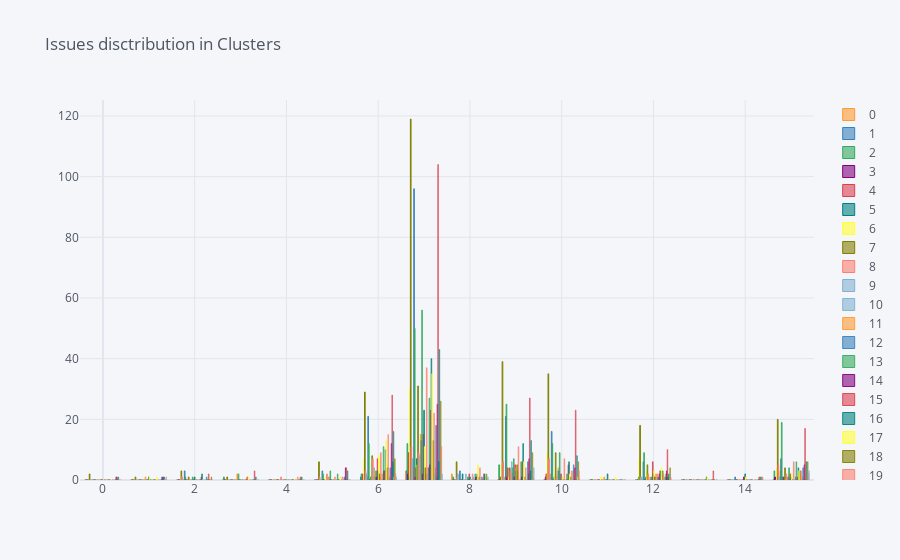

The code cell stored with this chart in its notebook:
### Code cell
dataset['data1']=data1
  dataset['data2']= data2
  pd.crosstab(dataset["Issue"],dataset['State']).iplot(kind='bar',title='Issues disctribution in Clusters')

### Figure 1 — Plotly figure (JSON) as saved in the notebook; plotly's stock layout.template omitted (floating-point values rounded to 4 significant figures)
{"data": [{"name": "0", "text": "", "y": [0, 0, 0, 0, 0, 0, 0, 3, 2, 0, 0, 0, 0, 0, 0, 0], "marker": {"color": "rgba(255, 153, 51, 0.6)", "line": {"color": "rgba(255, 153, 51, 1.0)", "width": 1}}, "x": [0, 1, 2, 3, 4, 5, 6, 7, 8, 9, 10, 11, 12, 13, 14, 15], "type": "bar", "orientation": "v"}, {"name": "1", "text": "", "y": [0, 0, 0, 0, 0, 0, 1, 3, 0, 0, 0, 0, 0, 0, 0, 0], "marker": {"color": "rgba(55, 128, 191, 0.6)", "line": {"color": "rgba(55, 128, 191, 1.0)", "width": 1}}, "x": [0, 1, 2, 3, 4, 5, 6, 7, 8, 9, 10, 11, 12, 13, 14, 15], "type": "bar", "orientation": "v"}, {"name": "2", "text": "", "y": [0, 0, 0, 1, 0, 0, 2, 12, 1, 5, 0, 0, 0, 0, 0, 3], "marker": {"color": "rgba(50, 171, 96, 0.6)", "line": {"color": "rgba(50, 171, 96, 1.0)", "width": 1}}, "x": [0, 1, 2, 3, 4, 5, 6, 7, 8, 9, 10, 11, 12, 13, 14, 15], "type": "bar", "orientation": "v"}, {"name": "3", "text": "", "y": [0, 0, 0, 0, 0, 0, 0, 2, 0, 0, 1, 0, 0, 0, 0, 1], "marker": {"color": "rgba(128, 0, 128, 0.6)", "line": {"color": "rgba(128, 0, 128, 1.0)", "width": 1}}, "x": [0, 1, 2, 3, 4, 5, 6, 7, 8, 9, 10, 11, 12, 13, 14, 15], "type": "bar", "orientation": "v"}, {"name": "4", "text": "", "y": [0, 0, 0, 0, 0, 0, 2, 9, 0, 1, 2, 0, 0, 0, 0, 0], "marker": {"color": "rgba(219, 64, 82, 0.6)", "line": {"color": "rgba(219, 64, 82, 1.0)", "width": 1}}, "x": [0, 1, 2, 3, 4, 5, 6, 7, 8, 9, 10, 11, 12, 13, 14, 15], "type": "bar", "orientation": "v"}, {"name": "5", "text": "", "y": [0, 0, 0, 0, 0, 0, 0, 1, 0, 0, 0, 0, 1, 0, 0, 0], "marker": {"color": "rgba(0, 128, 128, 0.6)", "line": {"color": "rgba(0, 128, 128, 1.0)", "width": 1}}, "x": [0, 1, 2, 3, 4, 5, 6, 7, 8, 9, 10, 11, 12, 13, 14, 15], "type": "bar", "orientation": "v"}, {"name": "6", "text": "", "y": [0, 0, 0, 0, 0, 0, 7, 30, 0, 5, 9, 0, 7, 0, 0, 4], "marker": {"color": "rgba(255, 255, 51, 0.6)", "line": {"color": "rgba(255, 255, 51, 1.0)", "width": 1}}, "x": [0, 1, 2, 3, 4, 5, 6, 7, 8, 9, 10, 11, 12, 13, 14, 15], "type": "bar", "orientation": "v"}, {"name": "7", "text": "", "y": [2, 1, 3, 1, 0, 6, 29, 119, 6, 39, 35, 0, 18, 0, 0, 20], "marker": {"color": "rgba(128, 128, 0, 0.6)", "line": {"color": "rgba(128, 128, 0, 1.0)", "width": 1}}, "x": [0, 1, 2, 3, 4, 5, 6, 7, 8, 9, 10, 11, 12, 13, 14, 15], "type": "bar", "orientation": "v"}, {"name": "8", "text": "", "y": [0, 0, 1, 0, 0, 1, 3, 11, 1, 6, 7, 0, 1, 0, 0, 5], "marker": {"color": "rgba(251, 128, 114, 0.6)", "line": {"color": "rgba(251, 128, 114, 1.0)", "width": 1}}, "x": [0, 1, 2, 3, 4, 5, 6, 7, 8, 9, 10, 11, 12, 13, 14, 15], "type": "bar", "orientation": "v"}, {"name": "9", "text": "", "y": [0, 0, 0, 0, 0, 0, 2, 4, 2, 1, 0, 0, 1, 0, 0, 1], "marker": {"color": "rgba(128, 177, 211, 0.6)", "line": {"color": "rgba(128, 177, 211, 1.0)", "width": 1}}, "x": [0, 1, 2, 3, 4, 5, 6, 7, 8, 9, 10, 11, 12, 13, 14, 15], "type": "bar", "orientation": "v"}, {"name": "10", "text": "", "y": [0, 0, 0, 0, 0, 0, 1, 7, 0, 0, 1, 0, 0, 0, 0, 1], "marker": {"color": "rgba(128, 177, 211, 0.6)", "line": {"color": "rgba(128, 177, 211, 0.8999999999999999)", "width": 1}}, "x": [0, 1, 2, 3, 4, 5, 6, 7, 8, 9, 10, 11, 12, 13, 14, 15], "type": "bar", "orientation": "v"}, {"name": "11", "text": "", "y": [0, 0, 0, 0, 0, 0, 1, 4, 0, 1, 2, 0, 0, 0, 0, 3], "marker": {"color": "rgba(255, 153, 51, 0.6)", "line": {"color": "rgba(255, 153, 51, 0.8999999999999999)", "width": 1}}, "x": [0, 1, 2, 3, 4, 5, 6, 7, 8, 9, 10, 11, 12, 13, 14, 15], "type": "bar", "orientation": "v"}, {"name": "12", "text": "", "y": [0, 0, 3, 0, 0, 3, 21, 96, 3, 21, 16, 0, 6, 0, 1, 7], "marker": {"color": "rgba(55, 128, 191, 0.6)", "line": {"color": "rgba(55, 128, 191, 0.8999999999999999)", "width": 1}}, "x": [0, 1, 2, 3, 4, 5, 6, 7, 8, 9, 10, 11, 12, 13, 14, 15], "type": "bar", "orientation": "v"}, {"name": "13", "text": "", "y": [0, 0, 1, 0, 0, 2, 12, 50, 0, 25, 12, 0, 9, 0, 0, 19], "marker": {"color": "rgba(50, 171, 96, 0.6)", "line": {"color": "rgba(50, 171, 96, 0.8999999999999999)", "width": 1}}, "x": [0, 1, 2, 3, 4, 5, 6, 7, 8, 9, 10, 11, 12, 13, 14, 15], "type": "bar", "orientation": "v"}, {"name": "14", "text": "", "y": [0, 0, 0, 0, 0, 0, 0, 1, 0, 1, 0, 0, 0, 0, 0, 0], "marker": {"color": "rgba(128, 0, 128, 0.6)", "line": {"color": "rgba(128, 0, 128, 0.8999999999999999)", "width": 1}}, "x": [0, 1, 2, 3, 4, 5, 6, 7, 8, 9, 10, 11, 12, 13, 14, 15], "type": "bar", "orientation": "v"}, {"name": "15", "text": "", "y": [0, 0, 0, 0, 0, 0, 0, 4, 0, 4, 0, 0, 0, 0, 0, 1], "marker": {"color": "rgba(219, 64, 82, 0.6)", "line": {"color": "rgba(219, 64, 82, 0.8999999999999999)", "width": 1}}, "x": [0, 1, 2, 3, 4, 5, 6, 7, 8, 9, 10, 11, 12, 13, 14, 15], "type": "bar", "orientation": "v"}, {"name": "16", "text": "", "y": [0, 0, 0, 0, 0, 0, 1, 7, 2, 0, 1, 0, 1, 0, 0, 1], "marker": {"color": "rgba(0, 128, 128, 0.6)", "line": {"color": "rgba(0, 128, 128, 0.8999999999999999)", "width": 1}}, "x": [0, 1, 2, 3, 4, 5, 6, 7, 8, 9, 10, 11, 12, 13, 14, 15], "type": "bar", "orientation": "v"}, {"name": "17", "text": "", "y": [0, 0, 0, 0, 0, 1, 1, 5, 0, 1, 2, 1, 3, 0, 0, 0], "marker": {"color": "rgba(255, 255, 51, 0.6)", "line": {"color": "rgba(255, 255, 51, 0.8999999999999999)", "width": 1}}, "x": [0, 1, 2, 3, 4, 5, 6, 7, 8, 9, 10, 11, 12, 13, 14, 15], "type": "bar", "orientation": "v"}, {"name": "18", "text": "", "y": [0, 0, 1, 0, 0, 0, 8, 31, 0, 4, 9, 0, 5, 0, 0, 4], "marker": {"color": "rgba(128, 128, 0, 0.6)", "line": {"color": "rgba(128, 128, 0, 0.8999999999999999)", "width": 1}}, "x": [0, 1, 2, 3, 4, 5, 6, 7, 8, 9, 10, 11, 12, 13, 14, 15], "type": "bar", "orientation": "v"}, {"name": "19", "text": "", "y": [0, 0, 0, 0, 1, 2, 7, 9, 0, 3, 1, 0, 2, 0, 0, 0], "marker": {"color": "rgba(251, 128, 114, 0.6)", "line": {"color": "rgba(251, 128, 114, 0.8999999999999999)", "width": 1}}, "x": [0, 1, 2, 3, 4, 5, 6, 7, 8, 9, 10, 11, 12, 13, 14, 15], "type": "bar", "orientation": "v"}, {"name": "20", "text": "", "y": [0, 0, 0, 0, 0, 0, 1, 3, 0, 2, 1, 0, 0, 0, 0, 2], "marker": {"color": "rgba(251, 128, 114, 0.6)", "line": {"color": "rgba(251, 128, 114, 0.7999999999999998)", "width": 1}}, "x": [0, 1, 2, 3, 4, 5, 6, 7, 8, 9, 10, 11, 12, 13, 14, 15], "type": "bar", "orientation": "v"}, {"name": "21", "text": "", "y": [0, 0, 0, 0, 0, 1, 4, 8, 2, 6, 3, 0, 0, 0, 0, 0], "marker": {"color": "rgba(128, 177, 211, 0.6)", "line": {"color": "rgba(128, 177, 211, 0.7999999999999998)", "width": 1}}, "x": [0, 1, 2, 3, 4, 5, 6, 7, 8, 9, 10, 11, 12, 13, 14, 15], "type": "bar", "orientation": "v"}, {"name": "22", "text": "", "y": [0, 1, 0, 2, 0, 1, 3, 15, 0, 2, 4, 1, 1, 0, 0, 1], "marker": {"color": "rgba(255, 153, 51, 0.6)", "line": {"color": "rgba(255, 153, 51, 0.7999999999999998)", "width": 1}}, "x": [0, 1, 2, 3, 4, 5, 6, 7, 8, 9, 10, 11, 12, 13, 14, 15], "type": "bar", "orientation": "v"}, {"name": "23", "text": "", "y": [0, 0, 0, 0, 0, 0, 1, 13, 0, 4, 3, 0, 0, 0, 0, 1], "marker": {"color": "rgba(55, 128, 191, 0.6)", "line": {"color": "rgba(55, 128, 191, 0.7999999999999998)", "width": 1}}, "x": [0, 1, 2, 3, 4, 5, 6, 7, 8, 9, 10, 11, 12, 13, 14, 15], "type": "bar", "orientation": "v"}, {"name": "24", "text": "", "y": [0, 0, 1, 2, 0, 3, 3, 56, 1, 7, 9, 0, 1, 0, 0, 4], "marker": {"color": "rgba(50, 171, 96, 0.6)", "line": {"color": "rgba(50, 171, 96, 0.7999999999999998)", "width": 1}}, "x": [0, 1, 2, 3, 4, 5, 6, 7, 8, 9, 10, 11, 12, 13, 14, 15], "type": "bar", "orientation": "v"}, {"name": "25", "text": "", "y": [0, 0, 0, 0, 0, 0, 1, 2, 0, 1, 0, 0, 0, 0, 1, 0], "marker": {"color": "rgba(128, 0, 128, 0.6)", "line": {"color": "rgba(128, 0, 128, 0.7999999999999998)", "width": 1}}, "x": [0, 1, 2, 3, 4, 5, 6, 7, 8, 9, 10, 11, 12, 13, 14, 15], "type": "bar", "orientation": "v"}, {"name": "26", "text": "", "y": [0, 0, 0, 0, 0, 0, 7, 15, 2, 5, 2, 0, 6, 0, 1, 2], "marker": {"color": "rgba(219, 64, 82, 0.6)", "line": {"color": "rgba(219, 64, 82, 0.7999999999999998)", "width": 1}}, "x": [0, 1, 2, 3, 4, 5, 6, 7, 8, 9, 10, 11, 12, 13, 14, 15], "type": "bar", "orientation": "v"}, {"name": "27", "text": "", "y": [0, 1, 1, 0, 0, 0, 3, 23, 1, 3, 1, 2, 2, 0, 2, 1], "marker": {"color": "rgba(0, 128, 128, 0.6)", "line": {"color": "rgba(0, 128, 128, 0.7999999999999998)", "width": 1}}, "x": [0, 1, 2, 3, 4, 5, 6, 7, 8, 9, 10, 11, 12, 13, 14, 15], "type": "bar", "orientation": "v"}, {"name": "28", "text": "", "y": [0, 1, 0, 0, 0, 0, 8, 11, 0, 4, 1, 0, 3, 0, 1, 2], "marker": {"color": "rgba(255, 255, 51, 0.6)", "line": {"color": "rgba(255, 255, 51, 0.7999999999999998)", "width": 1}}, "x": [0, 1, 2, 3, 4, 5, 6, 7, 8, 9, 10, 11, 12, 13, 14, 15], "type": "bar", "orientation": "v"}, {"name": "29", "text": "", "y": [0, 0, 0, 0, 0, 0, 2, 4, 0, 5, 0, 0, 1, 0, 0, 0], "marker": {"color": "rgba(128, 128, 0, 0.6)", "line": {"color": "rgba(128, 128, 0, 0.7999999999999998)", "width": 1}}, "x": [0, 1, 2, 3, 4, 5, 6, 7, 8, 9, 10, 11, 12, 13, 14, 15], "type": "bar", "orientation": "v"}, {"name": "30", "text": "", "y": [0, 0, 0, 0, 0, 0, 1, 2, 0, 3, 0, 0, 1, 0, 0, 0], "marker": {"color": "rgba(128, 128, 0, 0.6)", "line": {"color": "rgba(128, 128, 0, 0.7)", "width": 1}}, "x": [0, 1, 2, 3, 4, 5, 6, 7, 8, 9, 10, 11, 12, 13, 14, 15], "type": "bar", "orientation": "v"}, {"name": "31", "text": "", "y": [0, 0, 0, 0, 0, 1, 9, 37, 2, 11, 7, 0, 2, 0, 0, 6], "marker": {"color": "rgba(251, 128, 114, 0.6)", "line": {"color": "rgba(251, 128, 114, 0.7)", "width": 1}}, "x": [0, 1, 2, 3, 4, 5, 6, 7, 8, 9, 10, 11, 12, 13, 14, 15], "type": "bar", "orientation": "v"}, {"name": "32", "text": "", "y": [0, 0, 0, 0, 0, 0, 0, 2, 1, 0, 0, 0, 0, 0, 0, 0], "marker": {"color": "rgba(128, 177, 211, 0.6)", "line": {"color": "rgba(128, 177, 211, 0.7)", "width": 1}}, "x": [0, 1, 2, 3, 4, 5, 6, 7, 8, 9, 10, 11, 12, 13, 14, 15], "type": "bar", "orientation": "v"}, {"name": "33", "text": "", "y": [0, 0, 0, 0, 0, 0, 2, 4, 0, 0, 0, 0, 2, 0, 0, 0], "marker": {"color": "rgba(255, 153, 51, 0.6)", "line": {"color": "rgba(255, 153, 51, 0.7)", "width": 1}}, "x": [0, 1, 2, 3, 4, 5, 6, 7, 8, 9, 10, 11, 12, 13, 14, 15], "type": "bar", "orientation": "v"}, {"name": "34", "text": "", "y": [0, 0, 0, 0, 0, 0, 0, 4, 0, 0, 0, 0, 1, 0, 0, 1], "marker": {"color": "rgba(55, 128, 191, 0.6)", "line": {"color": "rgba(55, 128, 191, 0.7)", "width": 1}}, "x": [0, 1, 2, 3, 4, 5, 6, 7, 8, 9, 10, 11, 12, 13, 14, 15], "type": "bar", "orientation": "v"}, {"name": "35", "text": "", "y": [0, 0, 0, 0, 0, 2, 11, 27, 2, 6, 2, 0, 0, 0, 0, 6], "marker": {"color": "rgba(50, 171, 96, 0.6)", "line": {"color": "rgba(50, 171, 96, 0.7)", "width": 1}}, "x": [0, 1, 2, 3, 4, 5, 6, 7, 8, 9, 10, 11, 12, 13, 14, 15], "type": "bar", "orientation": "v"}, {"name": "36", "text": "", "y": [0, 0, 0, 0, 0, 0, 3, 5, 1, 1, 0, 0, 2, 0, 0, 0], "marker": {"color": "rgba(128, 0, 128, 0.6)", "line": {"color": "rgba(128, 0, 128, 0.7)", "width": 1}}, "x": [0, 1, 2, 3, 4, 5, 6, 7, 8, 9, 10, 11, 12, 13, 14, 15], "type": "bar", "orientation": "v"}, {"name": "37", "text": "", "y": [0, 0, 1, 1, 0, 0, 3, 23, 1, 6, 5, 0, 3, 0, 0, 1], "marker": {"color": "rgba(219, 64, 82, 0.6)", "line": {"color": "rgba(219, 64, 82, 0.7)", "width": 1}}, "x": [0, 1, 2, 3, 4, 5, 6, 7, 8, 9, 10, 11, 12, 13, 14, 15], "type": "bar", "orientation": "v"}, {"name": "38", "text": "", "y": [0, 0, 2, 0, 0, 0, 10, 40, 2, 12, 6, 0, 3, 1, 0, 4], "marker": {"color": "rgba(0, 128, 128, 0.6)", "line": {"color": "rgba(0, 128, 128, 0.7)", "width": 1}}, "x": [0, 1, 2, 3, 4, 5, 6, 7, 8, 9, 10, 11, 12, 13, 14, 15], "type": "bar", "orientation": "v"}, {"name": "39", "text": "", "y": [0, 1, 0, 1, 0, 1, 13, 35, 5, 6, 2, 1, 4, 1, 0, 3], "marker": {"color": "rgba(255, 255, 51, 0.6)", "line": {"color": "rgba(255, 255, 51, 0.7)", "width": 1}}, "x": [0, 1, 2, 3, 4, 5, 6, 7, 8, 9, 10, 11, 12, 13, 14, 15], "type": "bar", "orientation": "v"}, {"name": "40", "text": "", "y": [0, 0, 0, 0, 0, 0, 5, 11, 0, 1, 1, 0, 1, 0, 0, 2], "marker": {"color": "rgba(255, 255, 51, 0.6)", "line": {"color": "rgba(255, 255, 51, 0.5999999999999999)", "width": 1}}, "x": [0, 1, 2, 3, 4, 5, 6, 7, 8, 9, 10, 11, 12, 13, 14, 15], "type": "bar", "orientation": "v"}, {"name": "41", "text": "", "y": [0, 0, 0, 0, 0, 0, 4, 13, 1, 1, 1, 0, 3, 0, 0, 3], "marker": {"color": "rgba(128, 128, 0, 0.6)", "line": {"color": "rgba(128, 128, 0, 0.5999999999999999)", "width": 1}}, "x": [0, 1, 2, 3, 4, 5, 6, 7, 8, 9, 10, 11, 12, 13, 14, 15], "type": "bar", "orientation": "v"}, {"name": "42", "text": "", "y": [0, 0, 0, 0, 0, 1, 15, 22, 4, 4, 3, 0, 2, 0, 0, 3], "marker": {"color": "rgba(251, 128, 114, 0.6)", "line": {"color": "rgba(251, 128, 114, 0.5999999999999999)", "width": 1}}, "x": [0, 1, 2, 3, 4, 5, 6, 7, 8, 9, 10, 11, 12, 13, 14, 15], "type": "bar", "orientation": "v"}, {"name": "43", "text": "", "y": [0, 0, 0, 0, 0, 0, 0, 2, 0, 0, 0, 0, 0, 0, 0, 0], "marker": {"color": "rgba(128, 177, 211, 0.6)", "line": {"color": "rgba(128, 177, 211, 0.5999999999999999)", "width": 1}}, "x": [0, 1, 2, 3, 4, 5, 6, 7, 8, 9, 10, 11, 12, 13, 14, 15], "type": "bar", "orientation": "v"}, {"name": "44", "text": "", "y": [0, 0, 0, 0, 1, 0, 1, 4, 0, 0, 3, 0, 1, 0, 0, 1], "marker": {"color": "rgba(255, 153, 51, 0.6)", "line": {"color": "rgba(255, 153, 51, 0.5999999999999999)", "width": 1}}, "x": [0, 1, 2, 3, 4, 5, 6, 7, 8, 9, 10, 11, 12, 13, 14, 15], "type": "bar", "orientation": "v"}, {"name": "45", "text": "", "y": [0, 0, 1, 0, 0, 1, 4, 18, 1, 6, 5, 0, 1, 0, 0, 4], "marker": {"color": "rgba(55, 128, 191, 0.6)", "line": {"color": "rgba(55, 128, 191, 0.5999999999999999)", "width": 1}}, "x": [0, 1, 2, 3, 4, 5, 6, 7, 8, 9, 10, 11, 12, 13, 14, 15], "type": "bar", "orientation": "v"}, {"name": "46", "text": "", "y": [0, 0, 0, 0, 0, 0, 0, 1, 0, 2, 0, 0, 2, 0, 0, 0], "marker": {"color": "rgba(50, 171, 96, 0.6)", "line": {"color": "rgba(50, 171, 96, 0.5999999999999999)", "width": 1}}, "x": [0, 1, 2, 3, 4, 5, 6, 7, 8, 9, 10, 11, 12, 13, 14, 15], "type": "bar", "orientation": "v"}, {"name": "47", "text": "", "y": [1, 1, 0, 0, 0, 4, 12, 25, 0, 7, 4, 0, 3, 0, 0, 5], "marker": {"color": "rgba(128, 0, 128, 0.6)", "line": {"color": "rgba(128, 0, 128, 0.5999999999999999)", "width": 1}}, "x": [0, 1, 2, 3, 4, 5, 6, 7, 8, 9, 10, 11, 12, 13, 14, 15], "type": "bar", "orientation": "v"}, {"name": "48", "text": "", "y": [1, 0, 2, 3, 1, 4, 28, 104, 2, 27, 23, 0, 10, 3, 1, 17], "marker": {"color": "rgba(219, 64, 82, 0.6)", "line": {"color": "rgba(219, 64, 82, 0.5999999999999999)", "width": 1}}, "x": [0, 1, 2, 3, 4, 5, 6, 7, 8, 9, 10, 11, 12, 13, 14, 15], "type": "bar", "orientation": "v"}, {"name": "49", "text": "", "y": [0, 1, 0, 0, 0, 0, 6, 6, 2, 3, 0, 0, 1, 0, 0, 0], "marker": {"color": "rgba(0, 128, 128, 0.6)", "line": {"color": "rgba(0, 128, 128, 0.5999999999999999)", "width": 1}}, "x": [0, 1, 2, 3, 4, 5, 6, 7, 8, 9, 10, 11, 12, 13, 14, 15], "type": "bar", "orientation": "v"}, {"name": "50", "text": "", "y": [1, 1, 0, 1, 1, 3, 16, 43, 1, 13, 8, 0, 2, 0, 1, 6], "marker": {"color": "rgba(0, 128, 128, 0.6)", "line": {"color": "rgba(0, 128, 128, 0.49999999999999983)", "width": 1}}, "x": [0, 1, 2, 3, 4, 5, 6, 7, 8, 9, 10, 11, 12, 13, 14, 15], "type": "bar", "orientation": "v"}, {"name": "51", "text": "", "y": [0, 0, 0, 0, 0, 0, 1, 0, 1, 0, 1, 0, 0, 0, 0, 0], "marker": {"color": "rgba(255, 255, 51, 0.6)", "line": {"color": "rgba(255, 255, 51, 0.49999999999999983)", "width": 1}}, "x": [0, 1, 2, 3, 4, 5, 6, 7, 8, 9, 10, 11, 12, 13, 14, 15], "type": "bar", "orientation": "v"}, {"name": "52", "text": "", "y": [0, 0, 1, 0, 0, 0, 7, 26, 2, 9, 6, 0, 4, 0, 1, 6], "marker": {"color": "rgba(128, 128, 0, 0.6)", "line": {"color": "rgba(128, 128, 0, 0.49999999999999983)", "width": 1}}, "x": [0, 1, 2, 3, 4, 5, 6, 7, 8, 9, 10, 11, 12, 13, 14, 15], "type": "bar", "orientation": "v"}, {"name": "53", "text": "", "y": [0, 1, 0, 0, 0, 0, 2, 11, 0, 1, 3, 0, 1, 0, 1, 2], "marker": {"color": "rgba(251, 128, 114, 0.6)", "line": {"color": "rgba(251, 128, 114, 0.49999999999999983)", "width": 1}}, "x": [0, 1, 2, 3, 4, 5, 6, 7, 8, 9, 10, 11, 12, 13, 14, 15], "type": "bar", "orientation": "v"}, {"name": "54", "text": "", "y": [0, 0, 0, 0, 0, 0, 1, 2, 1, 4, 0, 0, 0, 0, 0, 3], "marker": {"color": "rgba(128, 177, 211, 0.6)", "line": {"color": "rgba(128, 177, 211, 0.49999999999999983)", "width": 1}}, "x": [0, 1, 2, 3, 4, 5, 6, 7, 8, 9, 10, 11, 12, 13, 14, 15], "type": "bar", "orientation": "v"}], "layout": {"title": {"text": "Issues disctribution in Clusters", "font": {"color": "#4D5663"}}, "paper_bgcolor": "#F5F6F9", "plot_bgcolor": "#F5F6F9", "yaxis": {"tickfont": {"color": "#4D5663"}, "zerolinecolor": "#E1E5ED", "title": {"text": "", "font": {"color": "#4D5663"}}, "gridcolor": "#E1E5ED", "showgrid": true}, "xaxis": {"tickfont": {"color": "#4D5663"}, "zerolinecolor": "#E1E5ED", "title": {"text": "", "font": {"color": "#4D5663"}}, "gridcolor": "#E1E5ED", "showgrid": true}, "legend": {"bgcolor": "#F5F6F9", "font": {"color": "#4D5663"}}}}
